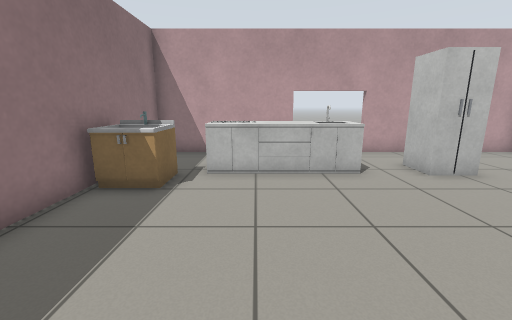
View 1 (above)

17 first-person views from a walk through a Gazebo world. The camera is 1 m above the floor, tilts 12° down and sees 90° across. The floor is counted in squares, 0.5 m on a side. Each view is taken from the middle of a square. On the plan, view 1 faces up. The plan holds only what a view shows up to about 16 squares ahead; the rest is blank. The place goes on beyond the plan. Some stock models are drawn as simple stand-ins. Some surface patterns are stand-ins.

View 2
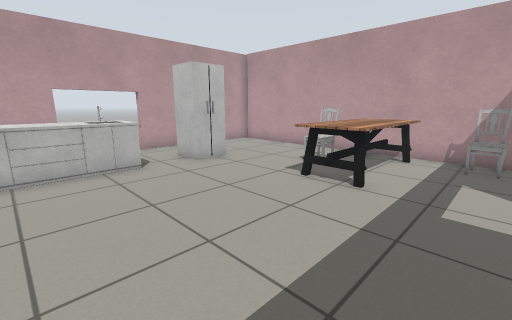

View 3
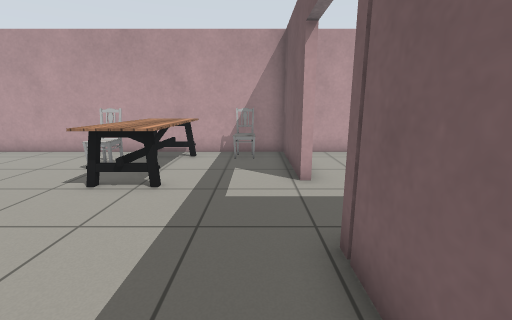

View 4
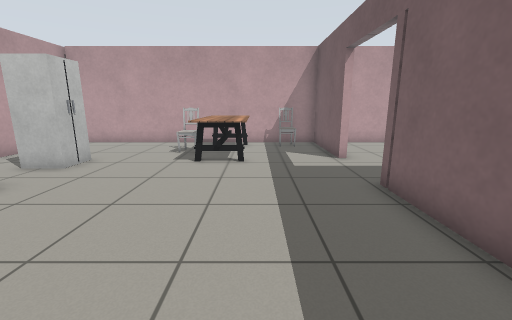

View 5
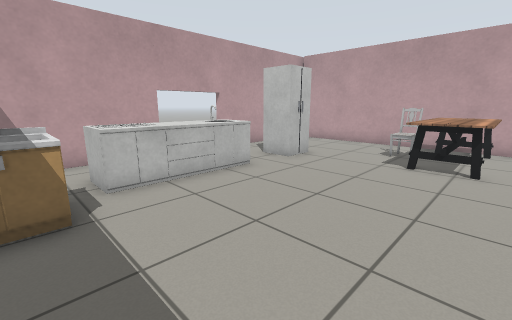

View 6
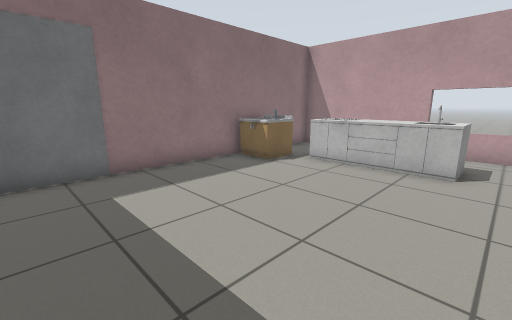

View 7
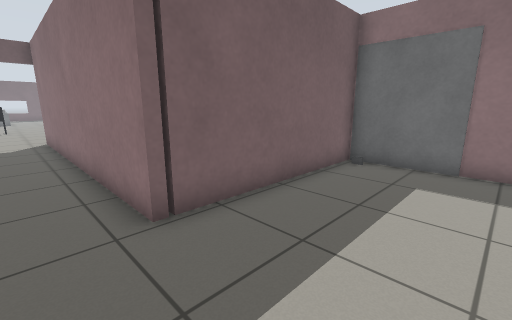

View 8
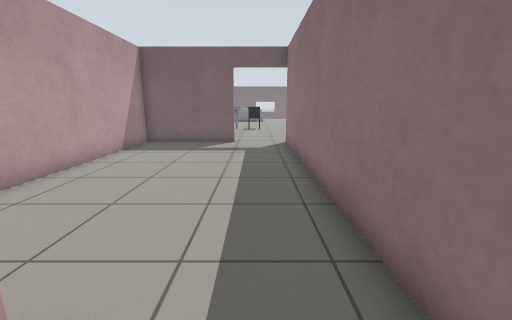

View 9
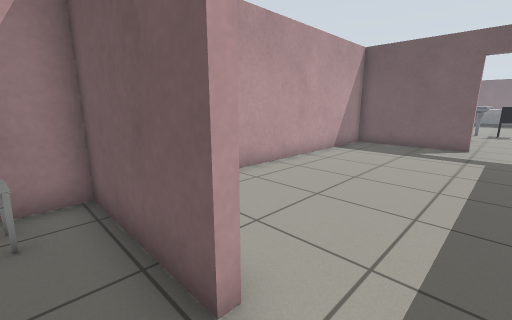

View 10
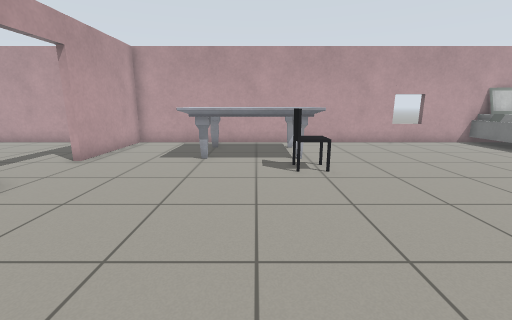

View 11
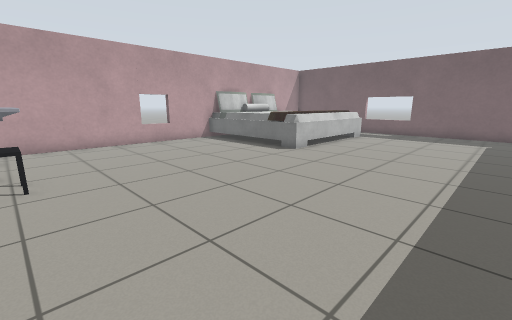

View 12
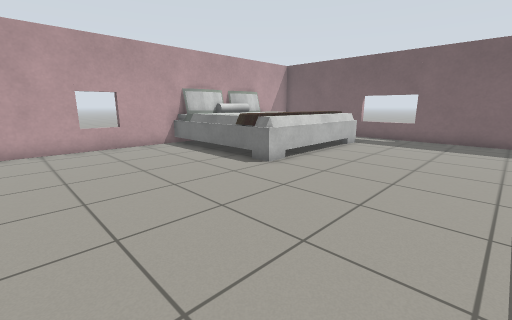

View 13
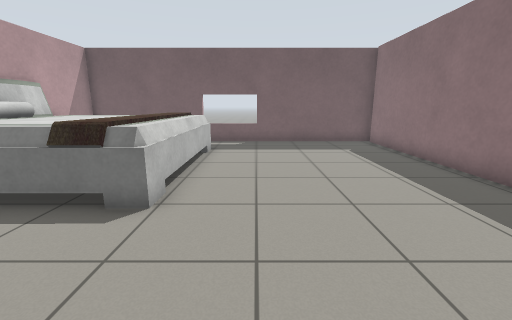

View 14
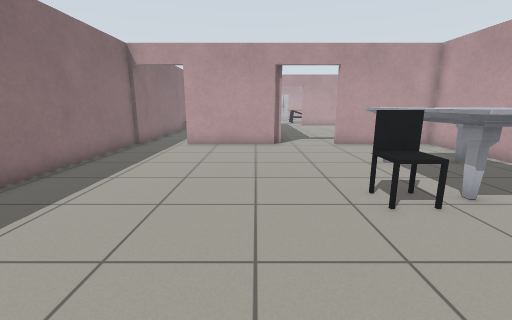

View 15
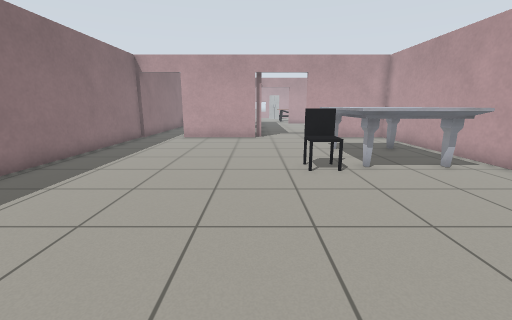

View 16
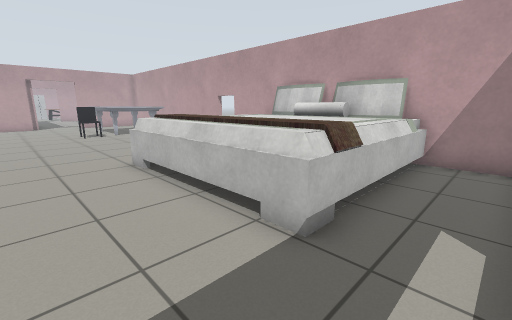

View 17
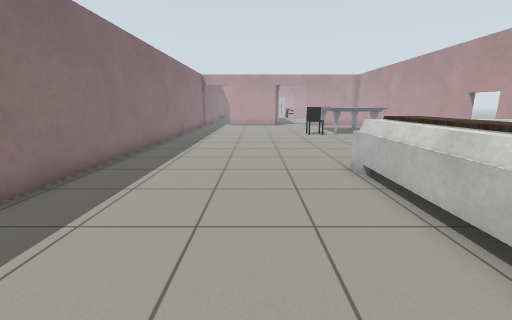

### Floor plan
Points are (right, up) in squares from view 1. A wall is a line through its corners. A room is listed if a view was taken in it or the views show most of it. See-through windows are left out.
Room 1 (views 1, 2, 3, 4, 5, 6, 7, 8, 9)
walls: (6.7, -2.2) (11.1, -2.2) (11.1, 10.9); (7.8, 11.1) (-4.2, 11.1) (-4.2, 1); (-3.5, -2.2) (3.3, -2.2); (11.4, 11.1) (9.4, 11.1)
ways out: open door at (4.5, -2) to room 3
objects: door leaf (-4, -1) to (-4, 0); sink (-3, 6) to (-2, 7); counter (-1, 7) to (3, 9); fridge (5, 7) to (6, 9); dining table (6, 1) to (10, 3); chair (8, 4) to (9, 4); chair (10, -1) to (10, 0)
Room 2 (views 10, 11, 12, 13, 14, 15, 16, 17)
walls: (11.1, -33.6) (11.1, -15.6) (6.1, -15.6); (3, -15.6) (-1.6, -15.6); (-4.6, -43.6) (11.1, -43.6) (11.1, -40.4); (-4.4, -15.5) (-4.4, -43.2)
ways out: open door at (4.5, -15.3) to room 3; open door at (-2.8, -15.4)
objects: bed (4, -41) to (11, -34); office chair (5, -24) to (6, -23); marble table (6, -24) to (10, -19)
Room 3 (no view inside)
walls: (6.1, -15.3) (11.1, -15.3) (11.1, -3.5); (3.3, -2.2) (3.3, -15.2)
ways out: open door at (4.5, -2) to room 1; open door at (4.5, -15.3) to room 2

Where each view was taken, in squares from view 1:
view 1: 0 up, 0 right, facing up
view 2: 1 down, 0 right, facing up-right
view 3: 1 down, 0 right, facing right
view 4: 1 up, 3 left, facing right
view 5: 1 up, 3 left, facing up-right
view 6: 1 down, 4 right, facing up-left
view 7: 2 up, 5 right, facing down-left
view 8: 1 down, 5 right, facing down
view 9: 1 down, 5 right, facing down-right
view 10: 22 down, 3 left, facing right
view 11: 24 down, 3 left, facing down-right
view 12: 27 down, 2 left, facing down-right
view 13: 29 down, 2 right, facing down
view 14: 29 down, 2 right, facing up
view 15: 32 down, 3 right, facing up
view 16: 43 down, 1 right, facing up-right
view 17: 42 down, 1 right, facing up
